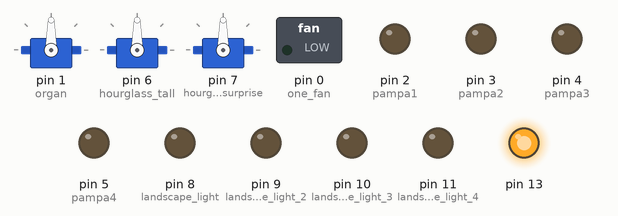
A sketch run on a simulated Arduino Uno, built with avr-gcc and run on an emulated ATmega328P. Shown: 3 × servo, switched loads named in the sketch (green lamp = pin HIGH), output pins drawn as LEDs (lit = HIGH). Random numbers use the default seed unless the sketch sets one.

Above: at 0.1 s.
At 6.24 s:
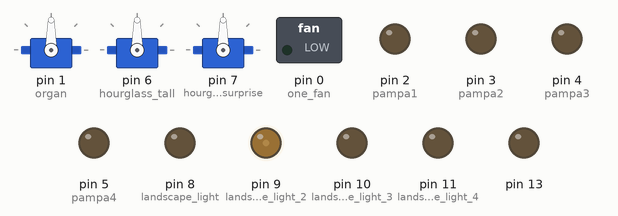
At 10.1 s:
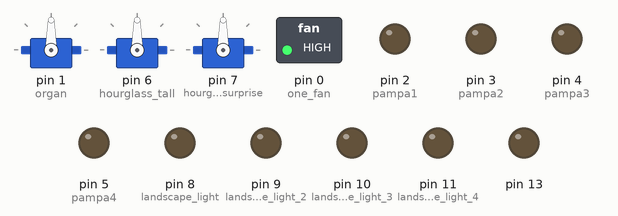
At 14.39 s:
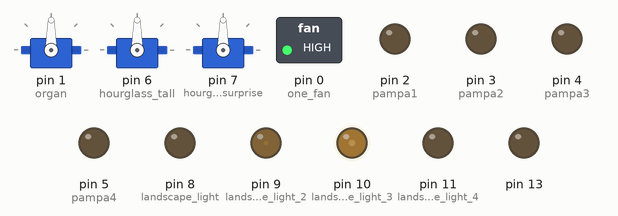
At 15.99 s:
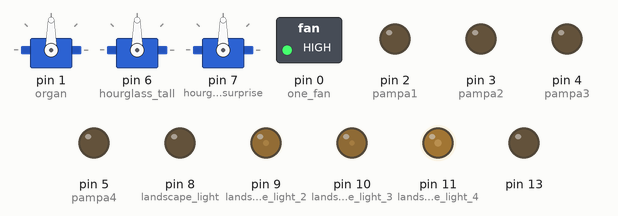
At 21.9 s:
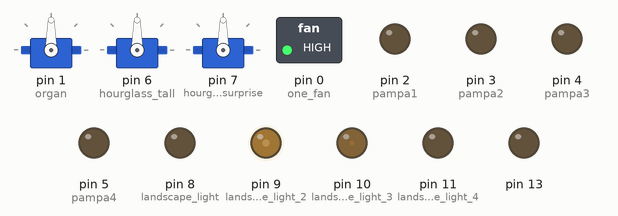
Timing chart, 0 to 26.5 s (numbered marks = the images above):
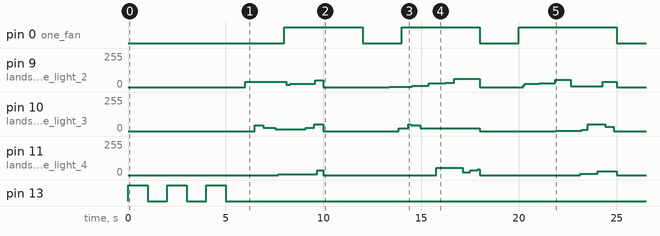

Measured:
- by itself, pin 0 (one_fan): goes HIGH 4.0 s, LOW 2.0 s, HIGH 4.0 s, LOW 2.0 s, HIGH 5.0 s, then LOW
- by itself, pin 11 (landscape_light_4): 0/255 → 7/255 at 7.7 s, → 37/255 2.0 s later, → 0/255 0.31 s later, → 54/255 5.8 s later, … (11 changes in this stretch)
- by itself, pin 9 (landscape_light_2): 0/255 → 39/255 at 6.0 s, → 17/255 2.1 s later, → 24/255 0.22 s later, → 51/255 1.3 s later, … (18 changes in this stretch)

The sketch:

test_leds_non_bloquant.ino.ino
```cpp
#include <Servo.h>
#include <TimeLib.h>

#define ARRAY_SIZE(array) ((sizeof(array))/(sizeof(array[0])))

Servo organ_servo;  // Organ urn servo object
Servo hourglass_servo; // Hourglass servo object
Servo surprise_servo; // Surprise servo object in Hourglass urn

//Urn1 Big Fan
const byte one_fan = 0; // Urn 1 : One BIG fan
int urn1_start[3]={3, 9, 15}; // Start time offsets in min since Show is ON.
int urn1_stop[3]={7, 13, 20}; // Stop time offsets in min since Show is ON.
byte urn1_index = 0;

//Urn2 Organ
const byte organ = 1; // Urn 2: the organic organ

//Urn 3 Pampa
const byte pampa1 = 2; // Urn 3 : The Pampa, fan 1
const byte pampa2 = 3; // Urn 3 : The Pampa, fan 2
const byte pampa3 = 4; // Urn 3 : The Pampa, fan 3
const byte pampa4 = 5; // Urn 3 : The Pampa, fan 4

//Urn4 Hourglass
const byte hourglass_tall = 6; // Urn 4 : Tall and long hourglass
const byte hourglass_surprise = 7; // Urn 4: THe surprising hourglass

//Urn 5 Landscape
const byte landscape_light = 8; // Urn 5: Light dimmer ouput for landscape Urn
const byte landscape_light_2 = 9;
const byte landscape_light_3 = 10;
const byte landscape_light_4 = 11;
int landscape_pin_array[4] = {8,9,10,11};

int urn5_start[3]={0, 8, 15}; // Start time offsets in min since Show is ON.
int urn5_stop[3]={5, 13, 20}; // Start time offsets in min since Show is ON.
byte urn5_index = 0;
bool landscape_light_on = false;
unsigned long landscape_light_duration = 0;
unsigned long actual_landscape_timestamp = 0;
unsigned long previous_landscape_timestamp = 0;

byte min_led_power = 0; // Puisance minimale des LEDS;
byte max_led_power = 64; // Puisance maximale des LEDS (valeur max 256);
int min_light_duration = 20; // Durée minimale d'éclairage d'une LED en ms
int max_light_duration = 500; // // Durée maximale d'éclairage d'une LED en ms

byte time_factor=1; // 1 for working in seconds, 60 for working in minutes
byte block_offset_time = 0;
unsigned long start_time = now() + block_offset_time*60;

void setup() {
  pinMode(13, OUTPUT);

  //Urn 1 BIG FAN
  pinMode(one_fan, OUTPUT);
  digitalWrite(one_fan, 0);

  //Urn 2 ORGAN
  pinMode(organ, OUTPUT);
  organ_servo.attach(organ);
  organ_servo.write(90);

  //Urn 3 PAMPA
  pinMode(pampa1, OUTPUT);
  pinMode(pampa2, OUTPUT);
  pinMode(pampa3, OUTPUT);
  pinMode(pampa4, OUTPUT);

  pampas_fans_off();

  //Urn 4 Hourglass
  pinMode(hourglass_tall, OUTPUT);
  hourglass_servo.attach(hourglass_tall);
  hourglass_servo.write(90);

  surprise_servo.attach(hourglass_surprise);
  surprise_servo.write(90);

  //Urn 5 Landscape
  pinMode(landscape_light, OUTPUT);
  pinMode(landscape_light_2, OUTPUT);
  pinMode(landscape_light_3, OUTPUT);
  pinMode(landscape_light_4, OUTPUT);

  blink_internal_led();

  start_time = now() + block_offset_time*60;
}

void loop() {

  //Urn 1 BIG Fan
  if (is_valid_index(urn1_index, ARRAY_SIZE(urn1_start))){
    if (is_valid_timestamp(start_time + urn1_start[urn1_index]*time_factor)){
      digitalWrite(one_fan, HIGH);
    }
    if (is_valid_timestamp(start_time + urn1_stop[urn1_index]*time_factor)){
      digitalWrite(one_fan, LOW);
      urn1_index +=1;
    }
  }

  //Urn 5 Landscapes
  actual_landscape_timestamp = millis();

  if (is_valid_index(urn5_index, ARRAY_SIZE(urn5_start))){

    if (is_valid_timestamp(start_time + urn5_start[urn5_index]*time_factor)){
      landscape_light_on = 1;
    }

    if (is_valid_timestamp(start_time + urn5_stop[urn5_index]*time_factor)){
      for (int i=0; i<4; i++){
        analogWrite(landscape_pin_array[i], 0);
      }
      landscape_light_on = 0;
      urn5_index +=1;
    }

    if(landscape_light_on){
        if (actual_landscape_timestamp - previous_landscape_timestamp > landscape_light_duration){
          analogWrite(landscape_pin_array[random(0,4)],random(min_led_power, max_led_power));
          landscape_light_duration = random(min_light_duration, max_light_duration);
          previous_landscape_timestamp = millis();
        }
    }
  }
}

bool is_valid_index(byte index, int size_of_array){
  if (index <= size_of_array){
    return true;
  }
  return false;
}

bool is_valid_timestamp(unsigned long timestamp){
  if ((timestamp - 1 <= now()+ block_offset_time*60) && (now()+ block_offset_time*60 <= timestamp + 1)){
    return true;
  }
  return false;
}

void blink_internal_led(){
  digitalWrite(13,HIGH);
  delay(1000);
  digitalWrite(13,LOW);
  delay(1000);
  digitalWrite(13,HIGH);
  delay(1000);
  digitalWrite(13,LOW);
  delay(1000);
  digitalWrite(13,HIGH);
  delay(1000);
  digitalWrite(13,LOW);
  delay(1000);
}

void pampas_fans_off(void){
  analogWrite(pampa1, 0);
  analogWrite(pampa2, 0);
  analogWrite(pampa3, 0);
  analogWrite(pampa4, 0);
}
```
